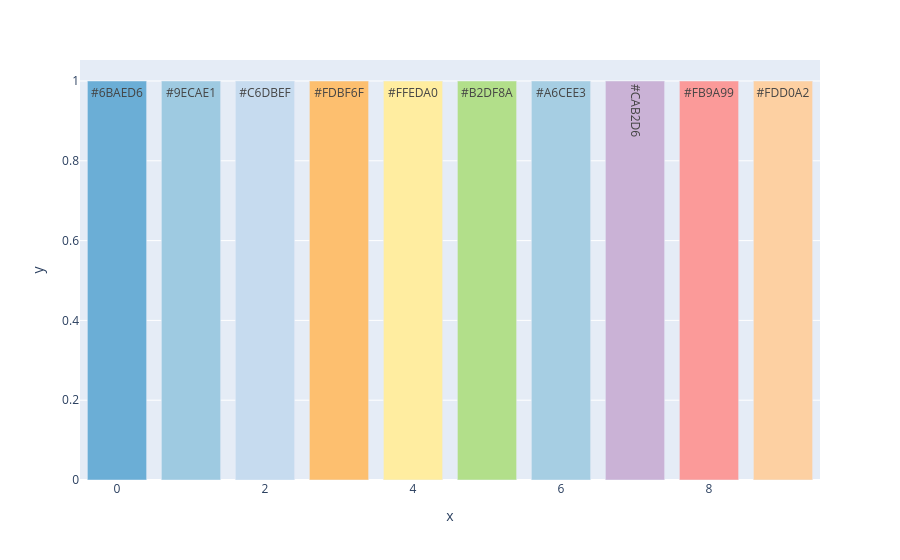

The notebook cell this image was saved under:
### Code cell
import plotly.express as px
import pandas as pd

palette_modern_pastel_science = [
    "#6BAED6",
    "#9ECAE1",
    "#C6DBEF",
    "#FDBF6F",
    "#FFEDA0",
    "#B2DF8A",
    "#A6CEE3",
    "#CAB2D6",
    "#FB9A99",
    "#FDD0A2"
]

df = pd.DataFrame({
    "color": palette_modern_pastel_science,
    "x": list(range(10)),
    "y": [1]*10
})

fig = px.bar(
    df,
    x="x",
    y="y",
    color="color",
    color_discrete_sequence=palette_modern_pastel_science,
    text="color"
)

fig.update_layout(showlegend=False)
fig.show()

### Figure 1 — Plotly figure (JSON) as saved in the notebook; plotly's stock layout.template omitted (floating-point values rounded to 4 significant figures)
{"data": [{"hovertemplate": "color=%{text}<br>x=%{x}<br>y=%{y}<extra></extra>", "legendgroup": "#6BAED6", "marker": {"color": "#6BAED6", "pattern": {"shape": ""}}, "name": "#6BAED6", "orientation": "v", "showlegend": true, "text": ["#6BAED6"], "textposition": "auto", "type": "bar", "x": [0], "xaxis": "x", "y": [1], "yaxis": "y"}, {"hovertemplate": "color=%{text}<br>x=%{x}<br>y=%{y}<extra></extra>", "legendgroup": "#9ECAE1", "marker": {"color": "#9ECAE1", "pattern": {"shape": ""}}, "name": "#9ECAE1", "orientation": "v", "showlegend": true, "text": ["#9ECAE1"], "textposition": "auto", "type": "bar", "x": [1], "xaxis": "x", "y": [1], "yaxis": "y"}, {"hovertemplate": "color=%{text}<br>x=%{x}<br>y=%{y}<extra></extra>", "legendgroup": "#C6DBEF", "marker": {"color": "#C6DBEF", "pattern": {"shape": ""}}, "name": "#C6DBEF", "orientation": "v", "showlegend": true, "text": ["#C6DBEF"], "textposition": "auto", "type": "bar", "x": [2], "xaxis": "x", "y": [1], "yaxis": "y"}, {"hovertemplate": "color=%{text}<br>x=%{x}<br>y=%{y}<extra></extra>", "legendgroup": "#FDBF6F", "marker": {"color": "#FDBF6F", "pattern": {"shape": ""}}, "name": "#FDBF6F", "orientation": "v", "showlegend": true, "text": ["#FDBF6F"], "textposition": "auto", "type": "bar", "x": [3], "xaxis": "x", "y": [1], "yaxis": "y"}, {"hovertemplate": "color=%{text}<br>x=%{x}<br>y=%{y}<extra></extra>", "legendgroup": "#FFEDA0", "marker": {"color": "#FFEDA0", "pattern": {"shape": ""}}, "name": "#FFEDA0", "orientation": "v", "showlegend": true, "text": ["#FFEDA0"], "textposition": "auto", "type": "bar", "x": [4], "xaxis": "x", "y": [1], "yaxis": "y"}, {"hovertemplate": "color=%{text}<br>x=%{x}<br>y=%{y}<extra></extra>", "legendgroup": "#B2DF8A", "marker": {"color": "#B2DF8A", "pattern": {"shape": ""}}, "name": "#B2DF8A", "orientation": "v", "showlegend": true, "text": ["#B2DF8A"], "textposition": "auto", "type": "bar", "x": [5], "xaxis": "x", "y": [1], "yaxis": "y"}, {"hovertemplate": "color=%{text}<br>x=%{x}<br>y=%{y}<extra></extra>", "legendgroup": "#A6CEE3", "marker": {"color": "#A6CEE3", "pattern": {"shape": ""}}, "name": "#A6CEE3", "orientation": "v", "showlegend": true, "text": ["#A6CEE3"], "textposition": "auto", "type": "bar", "x": [6], "xaxis": "x", "y": [1], "yaxis": "y"}, {"hovertemplate": "color=%{text}<br>x=%{x}<br>y=%{y}<extra></extra>", "legendgroup": "#CAB2D6", "marker": {"color": "#CAB2D6", "pattern": {"shape": ""}}, "name": "#CAB2D6", "orientation": "v", "showlegend": true, "text": ["#CAB2D6"], "textposition": "auto", "type": "bar", "x": [7], "xaxis": "x", "y": [1], "yaxis": "y"}, {"hovertemplate": "color=%{text}<br>x=%{x}<br>y=%{y}<extra></extra>", "legendgroup": "#FB9A99", "marker": {"color": "#FB9A99", "pattern": {"shape": ""}}, "name": "#FB9A99", "orientation": "v", "showlegend": true, "text": ["#FB9A99"], "textposition": "auto", "type": "bar", "x": [8], "xaxis": "x", "y": [1], "yaxis": "y"}, {"hovertemplate": "color=%{text}<br>x=%{x}<br>y=%{y}<extra></extra>", "legendgroup": "#FDD0A2", "marker": {"color": "#FDD0A2", "pattern": {"shape": ""}}, "name": "#FDD0A2", "orientation": "v", "showlegend": true, "text": ["#FDD0A2"], "textposition": "auto", "type": "bar", "x": [9], "xaxis": "x", "y": [1], "yaxis": "y"}], "layout": {"barmode": "relative", "legend": {"title": {"text": "color"}, "tracegroupgap": 0}, "margin": {"t": 60}, "showlegend": false, "xaxis": {"anchor": "y", "domain": [0, 1], "title": {"text": "x"}}, "yaxis": {"anchor": "x", "domain": [0, 1], "title": {"text": "y"}}}}
